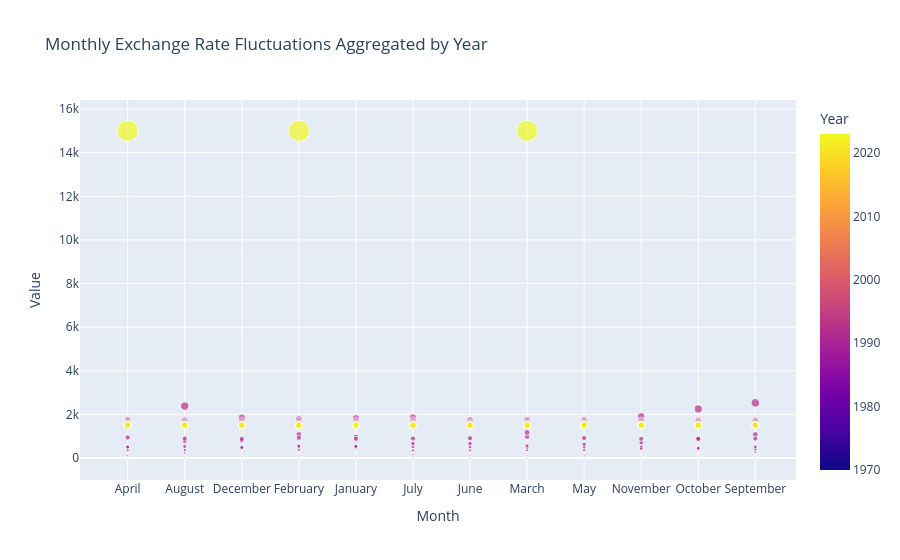

Here is the notebook cell this chart was saved with:
### Code cell
# Filter out the 'Annual value' rows to focus strictly on calendar months
df_months = df[df["Month"] != "Annual value"]

fig4 = px.scatter(
    df_months,
    x="Month",
    y="Value",
    color="Year",
    title="Monthly Exchange Rate Fluctuations Aggregated by Year",
    size="Value",
    size_max=15,
)
fig4.show()
fig4.write_html("graph4.html")

### Figure 1 — Plotly figure (JSON) as saved in the notebook; plotly's stock layout.template omitted (floating-point values rounded to 4 significant figures; data arrays with more than 128 entries replaced by an {"elided": "..."} marker saying what was removed)
{"data": [{"hovertemplate": "Month=%{x}<br>Value=%{marker.size}<br>Year=%{marker.color}<extra></extra>", "legendgroup": "", "marker": {"color": {"elided": "640 int values"}, "coloraxis": "coloraxis", "size": {"elided": "640 float values"}, "sizemode": "area", "sizeref": 66.67, "symbol": "circle"}, "mode": "markers", "name": "", "orientation": "v", "showlegend": false, "type": "scatter", "x": {"elided": "640 str values"}, "xaxis": "x", "y": {"elided": "640 float values"}, "yaxis": "y"}], "layout": {"coloraxis": {"colorbar": {"title": {"text": "Year"}}, "colorscale": [[0, "#0d0887"], [0.1111, "#46039f"], [0.2222, "#7201a8"], [0.3333, "#9c179e"], [0.4444, "#bd3786"], [0.5556, "#d8576b"], [0.6667, "#ed7953"], [0.7778, "#fb9f3a"], [0.8889, "#fdca26"], [1, "#f0f921"]]}, "legend": {"itemsizing": "constant", "tracegroupgap": 0}, "title": {"text": "Monthly Exchange Rate Fluctuations Aggregated by Year"}, "xaxis": {"anchor": "y", "domain": [0, 1], "title": {"text": "Month"}}, "yaxis": {"anchor": "x", "domain": [0, 1], "title": {"text": "Value"}}}}
